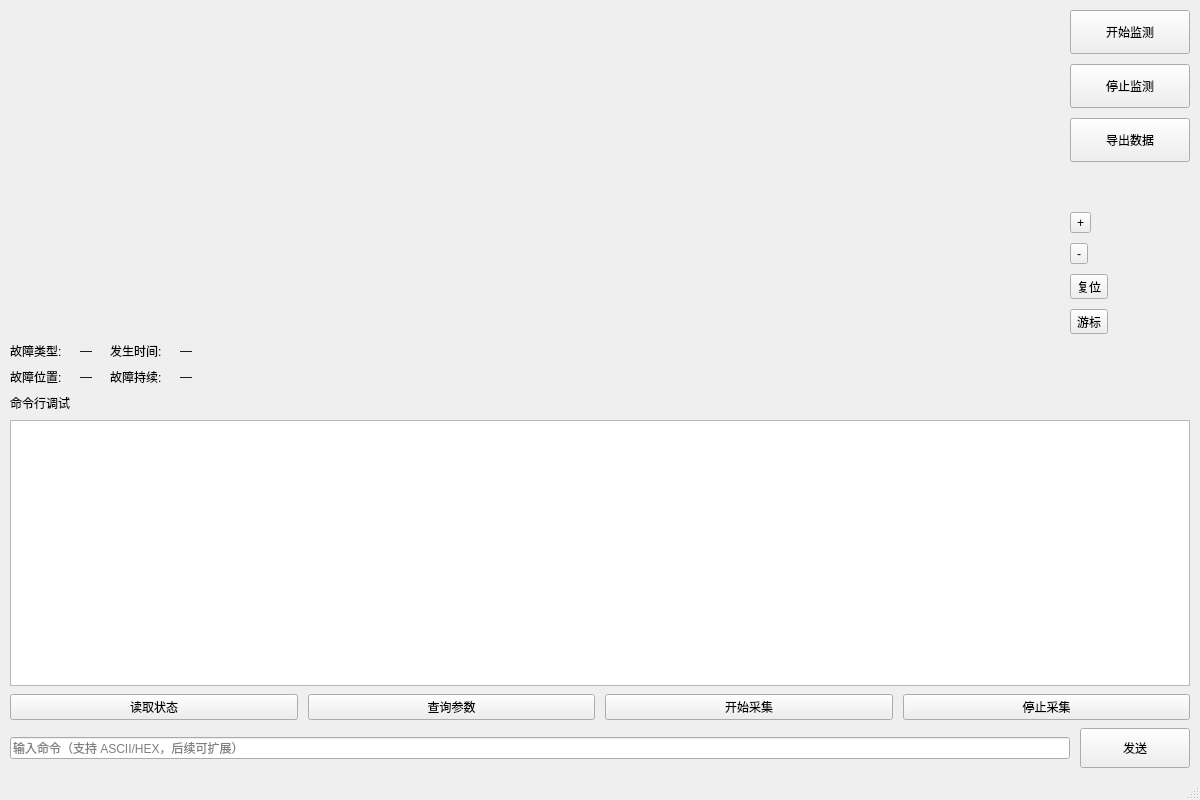
<?xml version="1.0" encoding="UTF-8"?>
<ui version="4.0">
 <class>MainWindow</class>
 <widget class="QMainWindow" name="MainWindow">
  <property name="geometry">
   <rect>
    <x>0</x>
    <y>0</y>
    <width>1200</width>
    <height>800</height>
   </rect>
  </property>
  <property name="windowTitle">
   <string>故障定位终端 - 界面原型（MVP）</string>
  </property>
  <widget class="QWidget" name="centralwidget">
   <layout class="QVBoxLayout" name="rootLayout">
    <property name="spacing">
     <number>8</number>
    </property>
    <property name="leftMargin">
     <number>10</number>
    </property>
    <property name="topMargin">
     <number>10</number>
    </property>
    <property name="rightMargin">
     <number>10</number>
    </property>
    <property name="bottomMargin">
     <number>10</number>
    </property>
    <item>
     <layout class="QHBoxLayout" name="topLayout">
      <property name="spacing">
       <number>8</number>
      </property>
      <item>
       <widget class="QWidget" name="waveHost" native="true">
        <property name="minimumSize">
         <size>
          <width>0</width>
          <height>320</height>
         </size>
        </property>
       </widget>
      </item>
      <item>
       <layout class="QVBoxLayout" name="rightButtonLayout">
        <property name="spacing">
         <number>10</number>
        </property>
        <item>
         <widget class="QPushButton" name="btnStart">
          <property name="minimumSize">
           <size>
            <width>120</width>
            <height>44</height>
           </size>
          </property>
          <property name="text">
           <string>开始监测</string>
          </property>
         </widget>
        </item>
        <item>
         <widget class="QPushButton" name="btnStop">
          <property name="minimumSize">
           <size>
            <width>120</width>
            <height>44</height>
           </size>
          </property>
          <property name="text">
           <string>停止监测</string>
          </property>
         </widget>
        </item>
        <item>
         <widget class="QPushButton" name="btnExport">
          <property name="minimumSize">
           <size>
            <width>120</width>
            <height>44</height>
           </size>
          </property>
          <property name="text">
           <string>导出数据</string>
          </property>
         </widget>
        </item>
        <item>
         <spacer name="spacerRight">
          <property name="orientation">
           <enum>Qt::Vertical</enum>
          </property>
          <property name="sizeHint" stdset="0">
           <size>
            <width>20</width>
            <height>40</height>
           </size>
          </property>
         </spacer>
        </item>
        <item>
         <widget class="QToolButton" name="toolZoomIn">
          <property name="text">
           <string>+</string>
          </property>
          <property name="toolButtonStyle">
           <enum>Qt::ToolButtonTextOnly</enum>
          </property>
         </widget>
        </item>
        <item>
         <widget class="QToolButton" name="toolZoomOut">
          <property name="text">
           <string>-</string>
          </property>
          <property name="toolButtonStyle">
           <enum>Qt::ToolButtonTextOnly</enum>
          </property>
         </widget>
        </item>
        <item>
         <widget class="QToolButton" name="toolReset">
          <property name="text">
           <string>复位</string>
          </property>
          <property name="toolButtonStyle">
           <enum>Qt::ToolButtonTextOnly</enum>
          </property>
         </widget>
        </item>
        <item>
         <widget class="QToolButton" name="toolCursor">
          <property name="text">
           <string>游标</string>
          </property>
          <property name="toolButtonStyle">
           <enum>Qt::ToolButtonTextOnly</enum>
          </property>
         </widget>
        </item>
       </layout>
      </item>
     </layout>
    </item>
    <item>
     <layout class="QGridLayout" name="faultGrid">
      <property name="horizontalSpacing">
       <number>18</number>
      </property>
      <property name="verticalSpacing">
       <number>8</number>
      </property>
      <item row="0" column="0">
       <widget class="QLabel" name="labelFaultTypeT">
        <property name="text">
         <string>故障类型:</string>
        </property>
       </widget>
      </item>
      <item row="0" column="1">
       <widget class="QLabel" name="labelFaultTypeV">
        <property name="styleSheet">
         <string notr="true">font: 11pt &quot;Noto Sans CJK SC&quot;;</string>
        </property>
        <property name="text">
         <string>—</string>
        </property>
       </widget>
      </item>
      <item row="0" column="2">
       <widget class="QLabel" name="labelOccurTimeT">
        <property name="text">
         <string>发生时间:</string>
        </property>
       </widget>
      </item>
      <item row="0" column="3">
       <widget class="QLabel" name="labelOccurTimeV">
        <property name="text">
         <string>—</string>
        </property>
       </widget>
      </item>
      <item row="1" column="0">
       <widget class="QLabel" name="labelLocationT">
        <property name="text">
         <string>故障位置:</string>
        </property>
       </widget>
      </item>
      <item row="1" column="1">
       <widget class="QLabel" name="labelLocationV">
        <property name="text">
         <string>—</string>
        </property>
       </widget>
      </item>
      <item row="1" column="2">
       <widget class="QLabel" name="labelDurationT">
        <property name="text">
         <string>故障持续:</string>
        </property>
       </widget>
      </item>
      <item row="1" column="3">
       <widget class="QLabel" name="labelDurationV">
        <property name="text">
         <string>—</string>
        </property>
       </widget>
      </item>
      <item row="0" column="4" rowspan="2">
       <spacer name="spacerFaultRight">
        <property name="orientation">
         <enum>Qt::Horizontal</enum>
        </property>
        <property name="sizeHint" stdset="0">
         <size>
          <width>40</width>
          <height>20</height>
         </size>
        </property>
       </spacer>
      </item>
     </layout>
    </item>
    <item>
     <widget class="QLabel" name="labelConsoleTitle">
      <property name="text">
       <string>命令行调试</string>
      </property>
     </widget>
    </item>
    <item>
     <widget class="QPlainTextEdit" name="editLog">
      <property name="minimumSize">
       <size>
        <width>0</width>
        <height>220</height>
       </size>
      </property>
      <property name="readOnly">
       <bool>true</bool>
      </property>
     </widget>
    </item>
    <item>
     <layout class="QHBoxLayout" name="quickBtnRow">
      <property name="spacing">
       <number>10</number>
      </property>
      <item>
       <widget class="QPushButton" name="btnReadStatus">
        <property name="text">
         <string>读取状态</string>
        </property>
       </widget>
      </item>
      <item>
       <widget class="QPushButton" name="btnQueryParam">
        <property name="text">
         <string>查询参数</string>
        </property>
       </widget>
      </item>
      <item>
       <widget class="QPushButton" name="btnStartCollect">
        <property name="text">
         <string>开始采集</string>
        </property>
       </widget>
      </item>
      <item>
       <widget class="QPushButton" name="btnStopCollect">
        <property name="text">
         <string>停止采集</string>
        </property>
       </widget>
      </item>
     </layout>
    </item>
    <item>
     <layout class="QHBoxLayout" name="inputRow">
      <property name="spacing">
       <number>10</number>
      </property>
      <item>
       <widget class="QLineEdit" name="editCmd">
        <property name="placeholderText">
         <string>输入命令（支持 ASCII/HEX，后续可扩展）</string>
        </property>
       </widget>
      </item>
      <item>
       <widget class="QPushButton" name="btnSend">
        <property name="minimumSize">
         <size>
          <width>110</width>
          <height>40</height>
         </size>
        </property>
        <property name="text">
         <string>发送</string>
        </property>
       </widget>
      </item>
     </layout>
    </item>
   </layout>
  </widget>
  <widget class="QMenuBar" name="menubar">
   <property name="geometry">
    <rect>
     <x>0</x>
     <y>0</y>
     <width>1200</width>
     <height>22</height>
    </rect>
   </property>
  </widget>
  <widget class="QStatusBar" name="statusbar"/>
 </widget>
 <resources/>
 <connections/>
</ui>
